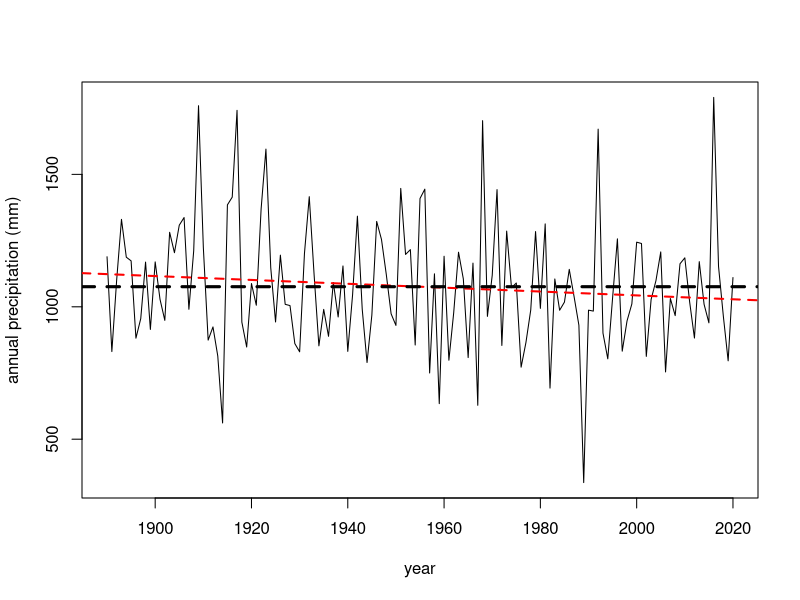
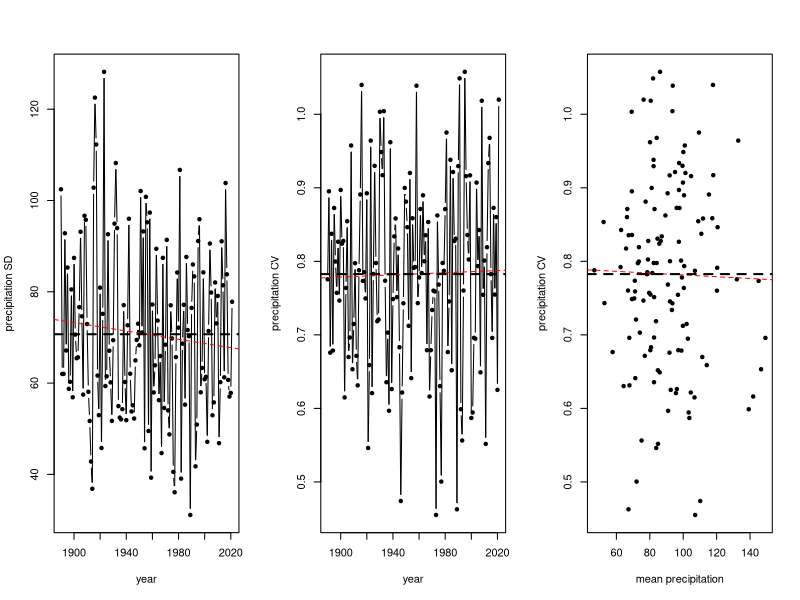
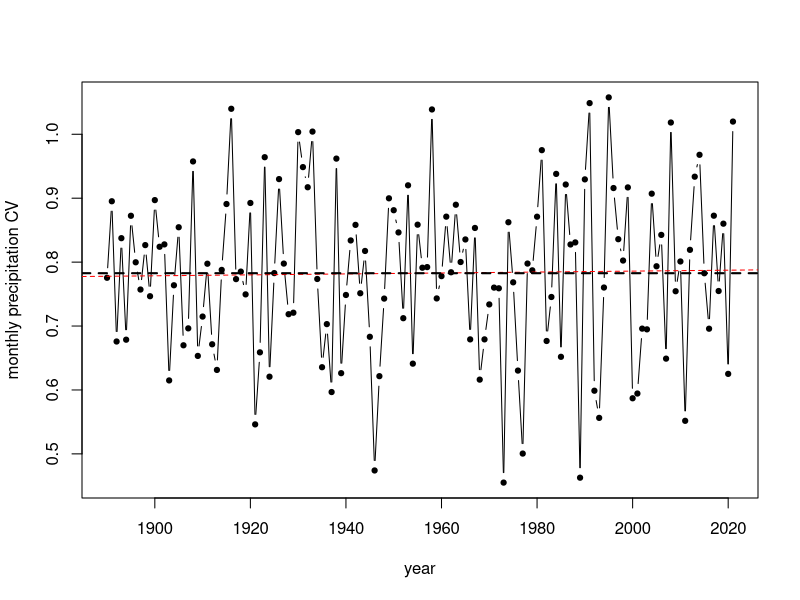
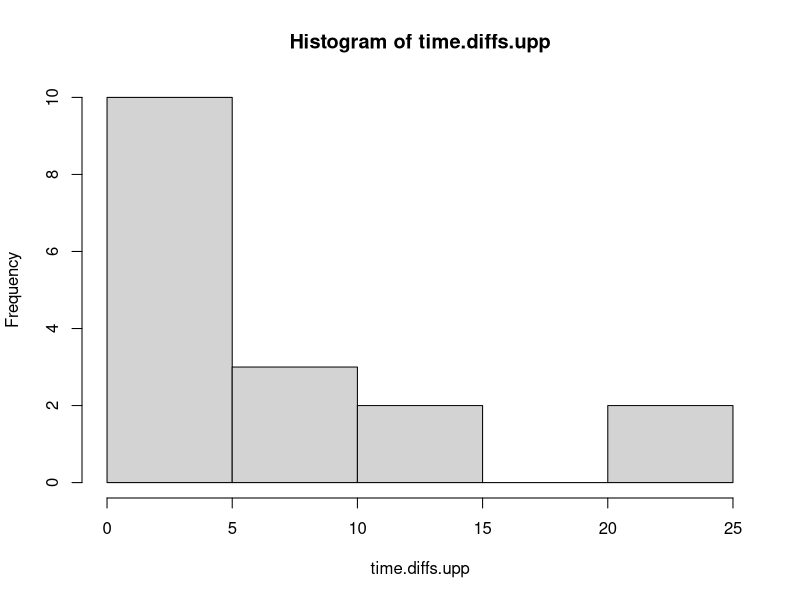
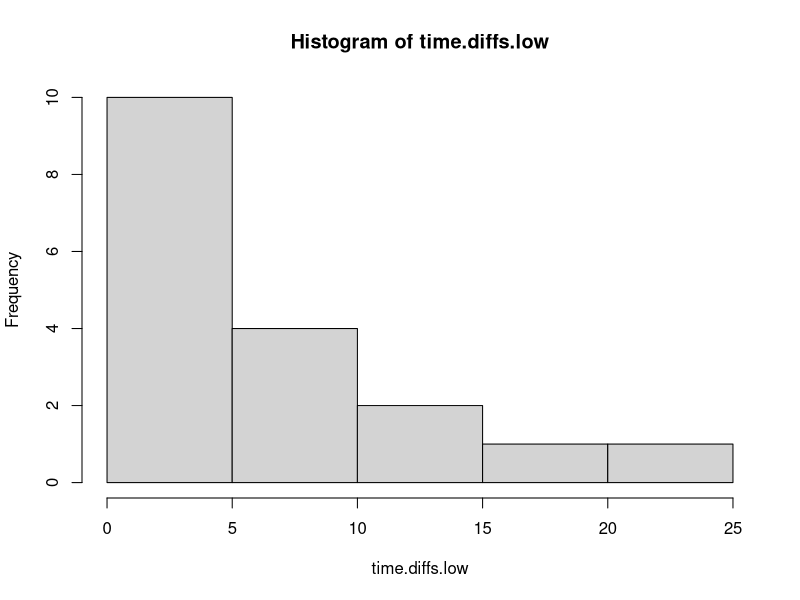
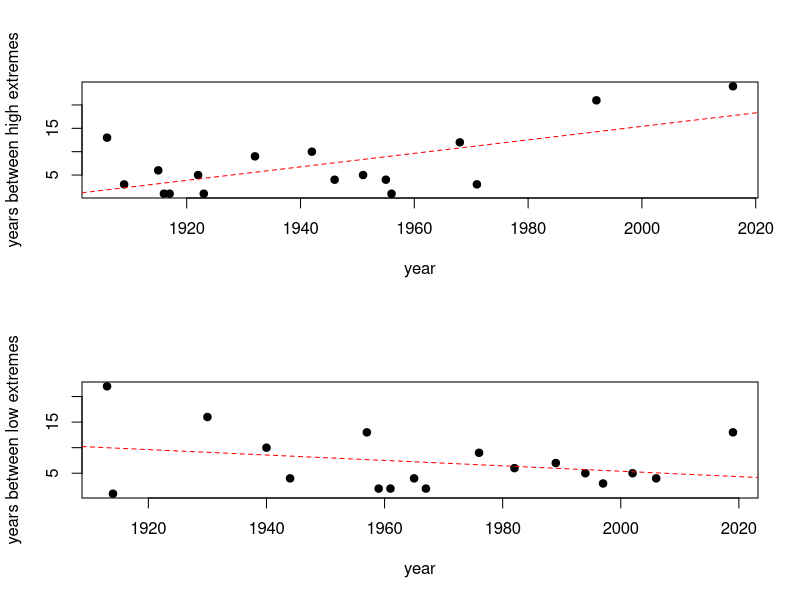

Generate these figures, in order, with R: (Note: this script raises an error after producing the figures.)
# Calculate trends in rainfall extremes
## January 2020

# functions
# Set functions
AICc <- function(...) {
  models <- list(...)
  num.mod <- length(models)
  AICcs <- numeric(num.mod)
  ns <- numeric(num.mod)
  ks <- numeric(num.mod)
  AICc.vec <- rep(0,num.mod)
  for (i in 1:num.mod) {
    if (length(models[[i]]$df.residual) == 0) n <- models[[i]]$dims$N else n <- length(models[[i]]$residuals)
    if (length(models[[i]]$df.residual) == 0) k <- sum(models[[i]]$dims$ncol) else k <- (length(models[[i]]$coeff))+1
    AICcs[i] <- (-2*logLik(models[[i]])) + ((2*k*n)/(n-k-1))
    ns[i] <- n
    ks[i] <- k
    AICc.vec[i] <- AICcs[i]
  }
  return(AICc.vec)
}

delta.AIC <- function(x) x - min(x) ## where x is a vector of AIC
weight.AIC <- function(x) (exp(-0.5*x))/sum(exp(-0.5*x)) ## Where x is a vector of dAIC
ch.dev <- function(x) ((( as.numeric(x$null.deviance) - as.numeric(x$deviance) )/ as.numeric(x$null.deviance))*100) ## % change in deviance, where x is glm object

linreg.ER <- function(x,y) { # where x and y are vectors of the same length; calls AICc, delta.AIC, weight.AIC functions
  fit.full <- lm(y ~ x); fit.null <- lm(y ~ 1)
  AIC.vec <- c(AICc(fit.full),AICc(fit.null))
  dAIC.vec <- delta.AIC(AIC.vec); wAIC.vec <- weight.AIC(dAIC.vec)
  ER <- wAIC.vec[1]/wAIC.vec[2]
  r.sq.adj <- as.numeric(summary(fit.full)[9])
  return(c(ER,r.sq.adj))
}


## import
dat <- read.table("monthlyprecipdata.csv", header=T, sep=",")

## calculate yearly sums
precip.yr.sum <- xtabs(dat$Monthly.Precipitation.Total..millimetres. ~ dat$Year)
precip.yr.sum <- precip.yr.sum[-length(precip.yr.sum)]
year.vec <- as.numeric(names(precip.yr.sum))
plot(year.vec, as.numeric(precip.yr.sum), type="l", pch=19, xlab="year", ylab="annual precipitation (mm)")
fit.yr <- lm(precip.yr.sum ~ year.vec)
abline(fit.yr, lty=2, lwd=2, col="red")
abline(h=mean(as.numeric(precip.yr.sum)),lty=2, lwd=3)
linreg.ER(year.vec, as.numeric(precip.yr.sum))

## calculate seasonal variation
year.vec <- as.numeric(unique(dat$Year))
precip.sd <- precip.cv <- precip.mn <- rep(0,length(year.vec))
for (y in 1:length(year.vec)) {
  dat.sub <- subset(dat, Year == year.vec[y])
  precip.sd[y] <- sd(dat.sub$Monthly.Precipitation.Total..millimetres.)
  precip.mn[y] <-  mean(dat.sub$Monthly.Precipitation.Total..millimetres.)
  precip.cv[y] <- precip.sd[y]/precip.mn[y]
}
par(mfrow=c(1,3))
plot(year.vec, precip.sd, xlab="year", ylab="precipitation SD", pch=19, cex=0.7, type="b")
fit.precipsd <- lm(precip.sd ~ year.vec)
abline(fit.precipsd, lty=2, col="red")
abline(h=mean(precip.sd), lty=2, lwd=2)
linreg.ER(year.vec, precip.sd)

plot(year.vec, precip.cv, xlab="year", ylab="precipitation CV", pch=19, cex=0.7, type="b")
fit.precipcv <- lm(precip.cv ~ year.vec)
abline(fit.precipcv, lty=2, col="red")
abline(h=mean(precip.cv), lty=2, lwd=2)
linreg.ER(year.vec, precip.cv)

plot(precip.mn, precip.cv, xlab="mean precipitation", ylab="precipitation CV", pch=19, cex=0.7)
fit.precipmncv <- lm(precip.cv ~ precip.mn)
abline(fit.precipmncv, lty=2, col="red")
abline(h=mean(precip.cv), lty=2, lwd=2)
linreg.ER(precip.mn, precip.cv)
par(mfrow=c(1,1))

plot(year.vec, precip.cv, xlab="year", ylab="monthly precipitation CV", pch=19, cex=0.7, type="b")
fit.precipcv <- lm(precip.cv ~ year.vec)
abline(fit.precipcv, lty=2, col="red")
abline(h=mean(precip.cv), lty=2, lwd=2)
linreg.ER(year.vec, precip.cv)

# frequency of extremes
n.sds <- 1
yearly.sd <- sd(as.numeric(precip.yr.sum))
yearly.mn <- mean(as.numeric(precip.yr.sum))
upp.lim <- yearly.mn + (n.sds*yearly.sd)
low.lim <- yearly.mn - (n.sds*yearly.sd)
times.upp <- which(as.numeric(precip.yr.sum) > upp.lim)
times.low <- which(as.numeric(precip.yr.sum) < low.lim)
time.diffs.upp <- diff(times.upp)
time.diffs.low <- diff(times.low)
hist(time.diffs.upp)
hist(time.diffs.low)

par(mfrow=c(2,1))
plot(year.vec[times.upp[-1]], time.diffs.upp, pch=19, xlab="year", ylab="years between high extremes")
times.upp.fit <- lm(time.diffs.upp ~ year.vec[times.upp[-1]])
abline(times.upp.fit, lty=2, col="red")
linreg.ER(year.vec[times.upp[-1]], time.diffs.upp)
plot(year.vec[times.low[-1]], time.diffs.low, pch=19, xlab="year", ylab="years between low extremes")
times.low.fit <- lm(time.diffs.low ~ year.vec[times.low[-1]])
abline(times.low.fit, lty=2, col="red")
linreg.ER(year.vec[times.low[-1]], time.diffs.low)
par(mfrow=c(1,1))


## plot all years of data
dat1 <- subset(dat, Year > min(dat$Year))

# monthly totals
year.vec <- as.numeric(attr(table(dat1$Year), "names"))
lyrvec <- length(year.vec)
yrmo.mat <- matrix(data=NA, nrow = lyrvec, ncol = 12)

par(mfrow=c(2,1))
plot(month.vec, precip.mon.mn, type="l", lwd=3, xlab="month", ylab="monthly precip (mm)", ylim=c(0,max(dat1$Monthly.Precipitation.Total..millimetres.)))
#grid(col="light grey", lty=3)
for (y in 1:lyrvec) {
  yr.sub <- subset(dat1, Year==year.vec[y])
  yr.sub.mo <- yr.sub$Month
  yrmo.mat[y, yr.sub.mo] <- yr.sub$Monthly.Precipitation.Total..millimetres.
  lines(month.vec[yr.sub.mo], yr.sub$Monthly.Precipitation.Total..millimetres., lty=2, lwd=0.5, col="light grey")
}
lines(month.vec, precip.mon.mn, lty=1, lwd=3)
precip.mo.lo <- apply(yrmo.mat, MARGIN=2, quantile, probs=0.025, na.rm=T)
lines(month.vec, precip.mo.lo, lty=2, lwd=2, col="red")
precip.mo.up <- apply(yrmo.mat, MARGIN=2, quantile, probs=0.975, na.rm=T)
lines(month.vec, precip.mo.up, lty=2, lwd=2, col="red")
lines(month.vec[1:dim(dat.year.now)[1]], dat.year.now$Monthly.Precipitation.Total..millimetres., lty=3, lwd=3, col="blue")


# cumulative (remove incomplete years)
miss.yrs <- year.vec[sort(unique(which(is.na(yrmo.mat)==T, arr.ind = T)[,1]))]
rem.yr.vec <- 0
for(w in 1:length(miss.yrs)) {
  rem.yr.vec <- c(rem.yr.vec, which(dat1$Year == miss.yrs[w]))
}
rem.yr.vec <- rem.yr.vec[-1]
dat2 <- dat1[-rem.yr.vec,]

precip.yr.sum <- xtabs(dat2$Monthly.Precipitation.Total..millimetres. ~ dat2$Year)
max.ann.precip <- max(precip.yr.sum)
yrmocum.mat <- matrix(data=NA, nrow = lyrvec, ncol = 12)
plot(month.vec, cumsum(precip.mon.mn), type="l", lwd=3, xlab="", ylab="monthly precip (mm)", ylim=c(0,max.ann.precip))
#grid(col="light grey", lty=3)
for (y in 1:lyrvec) {
  yr.sub <- subset(dat2, Year==year.vec[y])
  yr.sub.mo <- yr.sub$Month
  yrmocum.mat[y, yr.sub.mo] <- cumsum(yr.sub$Monthly.Precipitation.Total..millimetres.)
  lines(month.vec[yr.sub.mo], cumsum(yr.sub$Monthly.Precipitation.Total..millimetres.), lty=2, lwd=0.5, col="light grey")
}
lines(month.vec, cumsum(precip.mon.mn), lty=1, lwd=3)
precip.mocum.lo <- apply(yrmocum.mat, MARGIN=2, quantile, probs=0.025, na.rm=T)
lines(month.vec, precip.mocum.lo, lty=2, lwd=2, col="red")
precip.mocum.up <- apply(yrmocum.mat, MARGIN=2, quantile, probs=0.975, na.rm=T)
lines(month.vec, precip.mocum.up, lty=2, lwd=2, col="red")
lines(month.vec[1:dim(dat.year.now)[1]], cumsum(dat.year.now$Monthly.Precipitation.Total..millimetres.), lty=3, lwd=3, col="blue")
par(mfrow=c(1,1))

